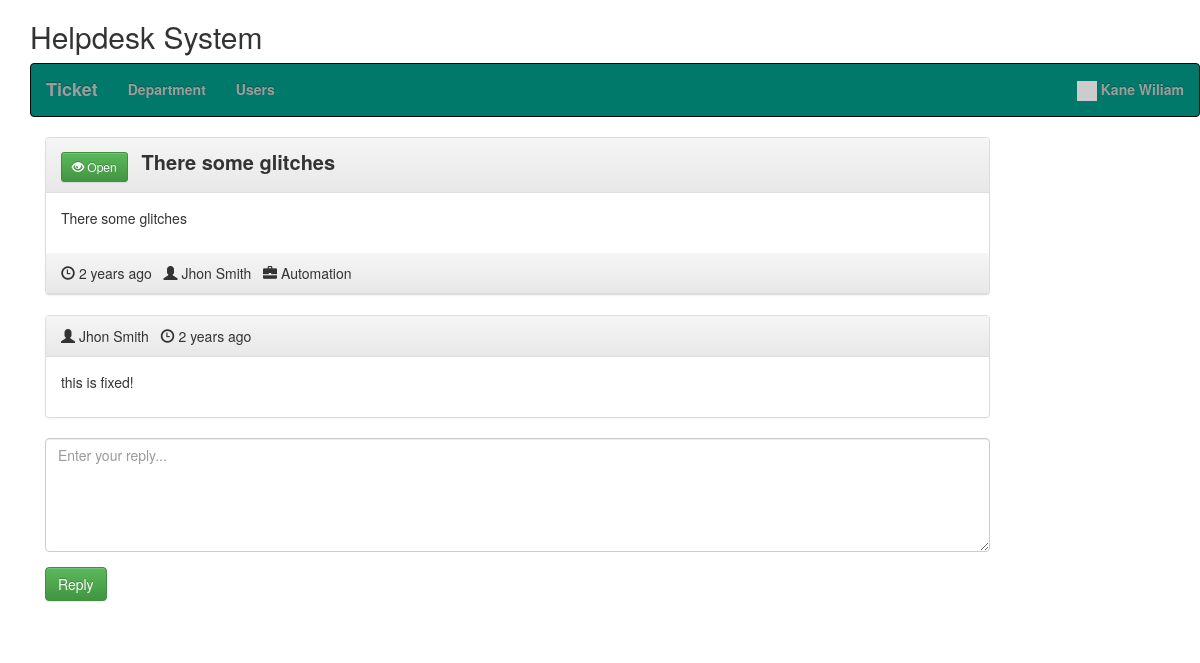
/view_ticket.php?id=617bfc35a93af (signed in), run on the app's committed database.
### tables this page shows
CREATE TABLE `hd_users` (
  `id` int(11) NOT NULL,
  `email` varchar(250) NOT NULL,
  `password` varchar(250) NOT NULL,
  `create_date` datetime NOT NULL DEFAULT current_timestamp(),
  `name` varchar(250) NOT NULL,
  `user_type` enum('admin','user') NOT NULL,
  `status` int(11) NOT NULL
);

CREATE TABLE `hd_tickets` (
  `id` int(11) NOT NULL,
  `uniqid` varchar(20) NOT NULL,
  `user` int(11) NOT NULL,
  `title` varchar(250) NOT NULL,
  `init_msg` text NOT NULL,
  `department` int(11) NOT NULL,
  `date` varchar(250) NOT NULL,
  `last_reply` int(11) NOT NULL,
  `user_read` int(11) NOT NULL,
  `admin_read` int(11) NOT NULL,
  `resolved` int(11) NOT NULL
);

CREATE TABLE `hd_departments` (
  `id` int(11) NOT NULL,
  `name` varchar(250) NOT NULL,
  `status` int(11) NOT NULL DEFAULT 1
);

CREATE TABLE `hd_ticket_replies` (
  `id` int(11) NOT NULL,
  `user` int(11) NOT NULL,
  `text` text NOT NULL,
  `ticket_id` text NOT NULL,
  `date` varchar(20) NOT NULL
);

### models/Database.php (called while the page is built)
<?php
class Database {
    public function dbConnect() {
        static $DBH = null;
        if (is_null($DBH)) {
			$connection = new mysqli(HOST, USER, PASSWORD, DATABASE);
			if($connection->connect_error){
				die("Error failed to connect to MySQL: " . $connection->connect_error);
			} else {
				$DBH = $connection;
			}
        }
        return $DBH;
    }
}

### init.php (called while the page is built, shortened)
<?php
require 'class/Database.php';
require 'class/Users.php';
require 'class/Time.php';
require 'class/Tickets.php';
$users = new Users;
$time = new Time;
$tickets = new Tickets;
?>

### models/Users.php (called while the page is built, shortened)
<?php
class Users extends Database {
	private $userTable = 'hd_users';
	private $dbConnect = false;
	public function __construct(){
        $this->dbConnect = $this->dbConnect();
    }
	public function getUserInfo() {
		if(!empty($_SESSION["userid"])) {
			$sqlQuery = "SELECT * FROM ".$this->userTable."
				WHERE id ='".$_SESSION["userid"]."'";
			$result = mysqli_query($this->dbConnect, $sqlQuery);
			$userDetails = mysqli_fetch_assoc($result);
			return $userDetails;
		}
	}
}

### models/Tickets.php (called while the page is built, shortened)
<?php
class Tickets extends Database {
    private $ticketTable = 'hd_tickets';
	private $ticketRepliesTable = 'hd_ticket_replies';
	private $dbConnect = false;
	public function __construct(){
        $this->dbConnect = $this->dbConnect();
    }
    public function ticketInfo($id) {
		$sqlQuery = "SELECT t.id, t.uniqid, t.title, t.user, t.init_msg as message, t.date, t.last_reply, t.resolved, u.name as creater, d.name as department
			FROM ".$this->ticketTable." t
			LEFT JOIN hd_users u ON t.user = u.id
			LEFT JOIN hd_departments d ON t.department = d.id
			WHERE t.uniqid = '".$id."'";
		$result = mysqli_query($this->dbConnect, $sqlQuery);
        $tickets = mysqli_fetch_assoc($result);
        return $tickets;
    }
	public function getTicketReplies($id) {
		$sqlQuery = "SELECT r.id, r.text as message, r.date, u.name as creater, d.name as department, u.user_type
			FROM ".$this->ticketRepliesTable." r
			LEFT JOIN ".$this->ticketTable." t ON r.ticket_id = t.id
			LEFT JOIN hd_users u ON r.user = u.id
			LEFT JOIN hd_departments d ON t.department = d.id
			WHERE r.ticket_id = '".$id."'";
		$result = mysqli_query($this->dbConnect, $sqlQuery);
       	$data= array();
		while ($row = mysqli_fetch_array($result, MYSQLI_ASSOC)) {
			$data[]=$row;
		}
        return $data;
    }
	public function updateTicketReadStatus($ticketId) {
		$updateField = '';
		if(isset($_SESSION["admin"])) {
			$updateField = "admin_read = '1'";
		} else {
			$updateField = "user_read = '1'";
		}
		$updateTicket = "UPDATE ".$this->ticketTable."
			SET $updateField
			WHERE id = '".$ticketId."'";
		mysqli_query($this->dbConnect, $updateTicket);
	}
}

### models/Time.php (called while the page is built, shortened)
<?php
class Time extends Database {
    public function ago($time) {
        $periods = array("second", "minute", "hour", "day", "week", "month", "year", "decade");
        $lengths = array("60","60","24","7","4.35","12","10");
        $now = time();
        $difference = $now - $time;
        for($j = 0; $difference >= $lengths[$j] && $j < count($lengths)-1; $j++) {
            $difference /= $lengths[$j];
        }
        $difference = round($difference);
        if($difference != 1) {
            $periods[$j].= "s";
        }
        return $difference . " " . $periods[$j] . " ago";
    }
}

### view_ticket.php (the view, shortened to what this page needs)
<?php
include 'init.php';
include('inc/header.php');
$ticketDetails = $tickets->ticketInfo($_GET['id']);
$ticketReplies = $tickets->getTicketReplies($ticketDetails['id']);
$user = $users->getUserInfo();
?>
<link rel="stylesheet" href="css/style.css" />
<?php include('inc/container.php');?>
<div class="container">
	<div class="row home-sections">
	<h2>Helpdesk System</h2>
	<?php include('menus.php'); ?>
	</div>
	<section class="comment-list">
		<article class="row">
			<div class="col-md-10 col-sm-10">
				<div class="panel panel-default arrow left">
					<div class="panel-heading right">
					<?php if($ticketDetails['resolved']) { ?>
					<button type="button" class="btn btn-danger btn-sm">
					  <span class="glyphicon glyphicon-eye-close"></span> Closed
					</button>
					<?php } else { ?>
					<button type="button" class="btn btn-success btn-sm">
					  <span class="glyphicon glyphicon-eye-open"></span> Open
					</button>
					<?php } ?>
					<span class="ticket-title"><?php echo $ticketDetails['title']; ?></span>
					</div>
					<div class="panel-body">
						<div class="comment-post">
						<p>
						<?php echo $ticketDetails['message']; ?>
						</p>
						</div>
					</div>
					<div class="panel-heading right">
						<span class="glyphicon glyphicon-time"></span> <time class="comment-date" datetime="16-12-2014 01:05"><i class="fa fa-clock-o"></i> <?php echo $time->ago($ticketDetails['date']); ?></time>
						&nbsp;&nbsp;<span class="glyphicon glyphicon-user"></span> <?php echo $ticketDetails['creater']; ?>
						&nbsp;&nbsp;<span class="glyphicon glyphicon-briefcase"></span> <?php echo $ticketDetails['department']; ?>
					</div>
				</div>
			</div>
		</article>
		<?php foreach ($ticketReplies as $replies) { ?>
			<article class="row">
				<div class="col-md-10 col-sm-10">
					<div class="panel panel-default arrow right">
						<div class="panel-heading">
							<?php if($replies['user_type'] == 'admin') { ?>
								<span class="glyphicon glyphicon-user"></span> <?php echo $ticketDetails['department']; ?>
							<?php } else { ?>
								<span class="glyphicon glyphicon-user"></span> <?php echo $replies['creater']; ?>
							<?php } ?>
							&nbsp;&nbsp;<span class="glyphicon glyphicon-time"></span> <time class="comment-date" datetime="16-12-2014 01:05"><i class="fa fa-clock-o"></i> <?php echo $time->ago($replies['date']); ?></time>
						</div>
						<div class="panel-body">
							<div class="comment-post">
							<p>
							<?php echo $replies['message']; ?>
							</p>
							</div>
						</div>
					</div>
				</div>
			</article>
		<?php } ?>
		<form method="post" id="ticketReply">
			<article class="row">
				<div class="col-md-10 col-sm-10">
					<div class="form-group">
						<textarea class="form-control" rows="5" id="message" name="message" placeholder="Enter your reply..." required></textarea>
					</div>
			</div>
			</article>
			<article class="row">
				<div class="col-md-10 col-sm-10">
					<div class="form-group">
						<input type="submit" name="reply" id="reply" class="btn btn-success" value="Reply" />
					</div>
				</div>
			</article>
		</form>
	</section>
</div>
<?php include('inc/footer.php');?>

### menus.php (shortened to what this page needs)
<nav class="navbar navbar-inverse" style="background:#00796B;color:#f6f8f9;font-weight:bold;">
	<div class="container-fluid">
		<ul class="nav navbar-nav menus">
			<li id="ticket"><a href="ticket.php" class="navbar-brand">Ticket</a></li>
			<?php if(isset($_SESSION["admin"])) { ?>
				<li id="department"><a href="department.php" >Department</a></li>
				<li id="user"><a href="user.php" >Users</a></li>
			<?php } ?>
		</ul>
		<ul class="nav navbar-nav navbar-right">
			<li class="dropdown">
				<a href="#" class="dropdown-toggle" data-toggle="dropdown"><span class="label label-pill label-danger count"></span>
				<img src="//gravatar.com/avatar/<?php echo md5($user['email']); ?>?s=100" width="20px">&nbsp;<?php if(isset($_SESSION["userid"])) { echo $user['name']; } ?></a>
			</li>
		</ul>
	</div>
</nav>

### css/style.css (style rules this page uses)
.ticket-title { font-weight:bold; font-size:20px; margin-left:10px; }

### data on the page
hd_users: name "Kane Wiliam"
hd_tickets: title "There some glitches", init_msg "There some glitches", date "2 years ago", hd_users.name "Jhon Smith", hd_departments.name "Automation"
hd_ticket_replies: hd_users.name "Jhon Smith", date "2 years ago", text "this is fixed!"
